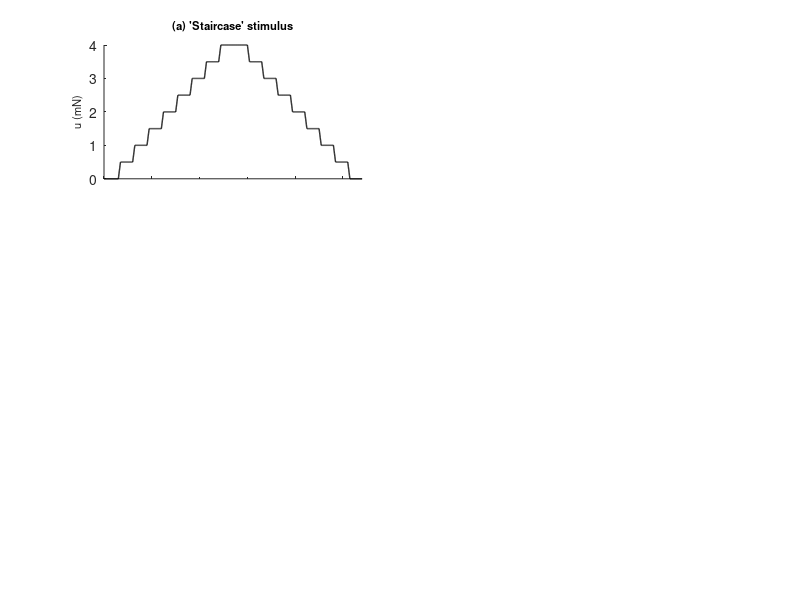

The MATLAB source for this figure: (Note: this script raises an error after producing the figure.)
% characterizeCockroach
% Nicholas Szczecinski
% Department of Mechanical and Aerospace Engineering
% West Virginia University
% 2 April 2021

clear
close all
clc

dt = 1e-4;
t = (0:dt:3)';

numSteps = length(t);
tmax = max(t);

load('cockroachParams');
tau = cockroachParams.tau;
a = cockroachParams.a;
b = cockroachParams.b;
c = cockroachParams.c;
d = cockroachParams.d;

%% %%%%%%%%%%%%%%%%%%%%%%%%%%%%%%%%%%%%%%%%%%%
% QUANTIFY HYSTERESIS.
% PLOT FIGURE 5 FROM THE MANUSCRIPT.
%%%%%%%%%%%%%%%%%%%%%%%%%%%%%%%%%%%%%%%%%%%%%%%

th = (0:dt:27)';
uh = zeros(size(th));
duh = zeros(size(th));
Th = 1.5;
T3 = 0.2246927273;
Ah = 0.5;
Acurrent = 0;
Amax = 4;
rampUp = false;
rampDn = false;
ascending = true;
iStartTonic = NaN(size(th));
iEndTonic = NaN(size(th));
j = 1;
for i=2:length(th)
    if mod(th(i),Th) == 0
        
        iEndTonic(j) = i;
        
        j = j + 1;
        if ascending
            Acurrent = Acurrent + Ah;
            %start a new ramp
            rampUp = true;
            rampDn = false;
            if Acurrent > Amax
                Acurrent = Amax;
                rampUp = false;
                rampDn = false;
                ascending = false;
            end
        else
            Acurrent = Acurrent - Ah;
            rampDn = true;
            rampUp = false;
        end
    end
    
    if rampUp
        uh(i) = Acurrent - Ah + Ah/T3*mod(th(i),Th);
        duh(i) = Ah/T3;
        if uh(i) > Acurrent
            iStartTonic(j) = i;
            rampUp = false;
        end
    elseif rampDn
        uh(i) = Acurrent + Ah - Ah/T3*mod(th(i),Th);
        duh(i) = -Ah/T3;
        if uh(i) < Acurrent 
            iStartTonic(j) = i;
            rampDn = false;
        end
    else
        uh(i) = Acurrent;
    end
end

dsFactor = 100; %downsample by a factor of dsFactor

%Plot staircase stimulus
g = figure;
sp3 = subplot(6,2,[1,3]);
plot(downsample(th,dsFactor),downsample(uh,dsFactor),'k','linewidth',1)
ylabel('u (mN)','fontsize',8)
xlim([0,max(th)])
title({'(a) ''Staircase'' stimulus'},'Fontsize',8)
xticklabels([])
box off
drawnow

%Simulate response to the staircase
[yh,xh,dudt] = simulateMinusLowpassPL(uh,tau,th,a,b,c,d,0);
hold on

%Plot the response to the staircase in plain black (individual 'steps' will
%be added below).
sp1 = subplot(6,2,[5,7]);
plot(downsample(th,dsFactor),downsample(yh,dsFactor),'k','linewidth',.5)
hold on
xlim([0,max(th)])
ylabel('y (Hz)','fontsize',8);
title({'(b) Model response to ''staircase'' stimulus'},'Fontsize',8)
xticklabels([])
box off

%Calculate the response of the 'dynamics free' model, wherein y explicitly
%relies on du/dt.
yNoDyn = max(0,a/c*sign(dudt).*abs(dudt).^b + c*uh + d);
spNoDyn = subplot(6,2,[9,11]);
plot(downsample(th,dsFactor),downsample(yNoDyn,dsFactor),'k','linewidth',.5)
hold on
xlim([0,max(th)])
title('(c) Response of dynamics-free model','Fontsize',8)
xlabel('time (s)','fontsize',8)
ylabel('y (Hz)','fontsize',8);
box off

%Define a color scheme for plotting the response to each step.
colorGrad = parula(j-1);

avgAct = NaN(1,j-1);
avgForce = NaN(1,j-1);
avgNoDynAct = NaN(1,j-1);

for i=1:(j-1)
    if iEndTonic(i) > iStartTonic(i) && iStartTonic(i) > 0
        inds = (iStartTonic(i)+1):(iEndTonic(i)-1);
        avgAct(i) = mean(yh(inds));
        avgForce(i) = mean(uh(inds));
        
        %Plot the time following each step in color, over the plain black
        %response plot
        subplot(sp1)
        plot(downsample(th(inds),dsFactor),downsample(yh(inds),dsFactor),'color',colorGrad(i,:),'linewidth',2);
        
        avgNoDynAct(i) = mean(yNoDyn(inds));
        
        %Plot the time following each step in color, over the plain black
        %response plot
        subplot(spNoDyn)
        plot(downsample(th(inds),dsFactor),downsample(yNoDyn(inds),dsFactor),'color',colorGrad(i,:),'linewidth',2);
    end
end

%To simplify summary plots in Fig 5 D and E, remove points during which the
%average force was 0.
colorGrad(avgForce == 0,:) = [];
avgAct(avgForce == 0) = [];
avgNoDynAct(avgForce == 0) = [];
avgForce(avgForce == 0) = [];

%Boolean mask of steps for which the force increased to that level (as
%opposed to decreased).
increasing = [true,(diff(avgForce) > 0)];

%Plot summary of responses to reveal hysteresis
sph = subplot(6,2,2:2:6);
scatter(avgForce(increasing),avgAct(increasing),[],colorGrad(increasing,:),'^','filled')
hold on
scatter(avgForce(~increasing),avgAct(~increasing),[],colorGrad(~increasing,:),'v','filled')
title({'(d) Model response exhibits hysteresis upon repeated loading'},'Fontsize',8,'Position',[2,203,0])
ax = gca;
ax.YLim(1) = 0;
ax.XLim(1) = 0;
xticklabels([])
ylabel('y (Hz)','fontsize',8)
box on
ax.Position = [.57,.5568,.3347,.3344];

%Plot summary of responses to reveal hysteresis
spNoDynSummary = subplot(6,2,8:2:12);
scatter(avgForce(increasing),avgNoDynAct(increasing),[],colorGrad(increasing,:),'^','filled')
hold on
scatter(avgForce(~increasing),avgNoDynAct(~increasing),[],colorGrad(~increasing,:),'v','filled')
title({'(e) Without adaptation, hysteresis is not present'},'Fontsize',8,'Position',[2,202,0])
ax = gca;
ax.YLim(1) = 0;
ax.XLim(1) = 0;
ax.Position = [.57,.1063,.3347,.348]; 
box on

xlabel('u (mN)','fontsize',8)
ylabel('y (Hz)','fontsize',8)

sgtitle('Model Response to "Staircase" Stimulus Exhibits Hysteresis','Fontsize',10)
g.Position = [394.6000 157.8000 700.0000 500.0000];

%% %%%%%%%%%%%%%%%%%%%%%%%%%%%%%%%%%%%%%%%%%%%%%%%%%%%%%%%%%%%%%%
% CHARACTERIZE SENSITIVITY TO STIMULUS AMPLITUDE AND OFFSET
% PLOT FIGURE 3 FROM THE MANUSCRIPT
%%%%%%%%%%%%%%%%%%%%%%%%%%%%%%%%%%%%%%%%%%%%%%%%%%%%%%%%%%%%%%%%

hStepAndRate = figure;

amplitudes = [0.6;1.3;1.9;2.8];
numAmplitudes = length(amplitudes);
durations = [0.7;0.6;0.5;0.4;0.3;0.2;0.1;0.05;0.02];
numDurations = length(durations);
rate = NaN(numAmplitudes,numDurations);
maxFreq = NaN(numAmplitudes,numDurations);
meanFreq = NaN(numAmplitudes,numDurations);
lineColors = lines(4);
ratesExamplePlotIndex = 6;
for i=1:numAmplitudes
    A = amplitudes(i);
    for j=1:numDurations
        T = durations(j);
        uRelease = min(A/T*tOff,A);
        
        rate(i,j) = A/T;
        
        [y,x] = simulateMinusLowpassPL(uRelease,tau,tOff,a,b,c,d,0);
        maxFreq(i,j) = max(y);
        meanFreq(i,j) = mean(y(tOff >= T));
        
        if j == ratesExamplePlotIndex
            subplot(4,2,2*i-1)
            plot(tOff,100*uRelease,'k','linewidth',1)
            hold on
            plot(tOff,y,'color',lineColors(i,:),'linewidth',1)
            ylim([0,400])
            xlim([0,1.5])
            box off
            if i < 4
                xticks([])
            else
                xlabel('time (sec)','FontSize',8)
            end
        end
    end
end

mkrCell = {'s','o','^','d'};
fillVec = [false,true,false,true];


xmin = 0.5;
xmax = 40;
xlims = [xmin;xmax];
sp = NaN(4,1);
slopes = NaN(4,1);
legLabels = cell(1,4);

subplot(4,2,2:2:8)
hold on
for i=1:numAmplitudes
    %Only keep trials where the rate is between 0.5 and 40 mN/sec. Otherwise,
    %ignore them.
    bm = (rate(i,:) >= xmin & rate(i,:) <= xmax);
    
    B = [log10(rate(i,bm)'),ones(size(rate(i,bm)'))];
    C = log10(maxFreq(i,bm)');
    fitCoeffs = (B'*B)^-1*B'*C;
    slopes(i) = fitCoeffs(1);
    
    testDomain = [log10(xlims),[1;1]];
    
    plot(10.^testDomain(:,1),10.^(testDomain*fitCoeffs),'color',lineColors(i,:));
    hold on
    drawnow
    
    if fillVec(i)
        scatter(rate(i,ratesExamplePlotIndex),maxFreq(i,ratesExamplePlotIndex),72,mkrCell{i},'k')
        hold on
        sp(i) = scatter(rate(i,bm),maxFreq(i,bm),mkrCell{i},'filled','MarkerFaceColor',lineColors(i,:));
    else
        scatter(rate(i,ratesExamplePlotIndex),maxFreq(i,ratesExamplePlotIndex),72,mkrCell{i},'k')
        hold on
        sp(i) = scatter(rate(i,bm),maxFreq(i,bm),mkrCell{i},'filled','MarkerFaceColor','w','MarkerEdgeColor',lineColors(i,:));
    end
    legLabels{i} = sprintf('%1.1f mN amplitude (k = %0.2f)',amplitudes(i),slopes(i));
end
ax = gca;
ax.XScale = 'log';
ax.YScale = 'log';
ylim([10,1000])
xlim(xlims)
xlabel('Rate of change of force, du/dt (mN/sec)','FontSize',8)
ylabel('Maximum discharge (Hz)','FontSize',8)
hStepAndRate.Position(3) = 700;
hStepAndRate.Position(4) = 300;
ax.Position(2) = .16;
ax.Position(4) = .69;
box on

legend(sp,legLabels,'location','southeast','fontsize',8)

%% %%%%%%%%%%%%%%%%%%%%%%%%%%%%%%%%%%%%%%%%%%%%%%%%%%%%%%%%%%%%%%
% RESPONSE TO RAMPS WITH VARIOUS OFFSETS
%%%%%%%%%%%%%%%%%%%%%%%%%%%%%%%%%%%%%%%%%%%%%%%%%%%%%%%%%%%%%%%%

hOffset2 = figure;

offsets = -[0;-0.2;-0.4;-0.6];
offsets = [0.1;0.7;1.3;1.5];
A = 1;
numOffsets = length(offsets);
durations = [0.7;0.6;0.5;0.4;0.3;0.2;0.1;0.05;0.02];
numDurations = length(durations);
rate = NaN(numOffsets,numDurations);
maxFreq = NaN(numOffsets,numDurations);
meanFreq = NaN(numOffsets,numDurations);
lineColors = lines(4);
tOnset = 0.5;
offsetRateExamplePlotIndex = 6;
for i=1:numOffsets
    B = abs(offsets(i));
    sB = sign(offsets(i));
    for j=1:numDurations
        T = durations(j);
       
        uRelease = sB*B + min(max(0,A/T*(t-tOnset)),A);
        
        rate(i,j) = A/T;
        
        [y,x] = simulateMinusLowpassPL(uRelease,tau,t,a,b,c,d,sB*B);
        maxFreq(i,j) = max(y);
        meanFreq(i,j) = mean(y(t >= tOnset+T));
        
        if j == offsetRateExamplePlotIndex
            subplot(4,2,2*i-1)
            plot(t,100*uRelease,'k','linewidth',1)
            hold on
            plot(t,y,'color',lineColors(i,:),'linewidth',1)
            ylim([0,250])
            xlim([0,1.5])
            box off
            if i < 4
                xticks([])
            else
                xlabel('time (sec)','FontSize',8)
            end
        end
    end
end

mkrCell = {'s','o','^','d'};
fillVec = [false,true,false,true];


xmin = 0.5;
xmax = 40;
xlims = [xmin;xmax];
sp = NaN(4,1);
slopes = NaN(4,1);
legLabels = cell(1,4);

subplot(4,2,2:2:8)
hold on
for i=1:numOffsets
    %Only keep trials where the rate is between 0.5 and 40 mN/sec. Otherwise,
    %ignore them.
    bm = (rate(i,:) >= xmin & rate(i,:) <= xmax);
    
    B = [log10(rate(i,bm)'),ones(size(rate(i,bm)'))];
    C = log10(maxFreq(i,bm)');
    fitCoeffs = (B'*B)^-1*B'*C;
    slopes(i) = fitCoeffs(1);
    
    testDomain = [log10(xlims),[1;1]];
    
    plot(10.^testDomain(:,1),10.^(testDomain*fitCoeffs),'color',lineColors(i,:));
    hold on
    drawnow
    
    if fillVec(i)
        scatter(rate(i,offsetRateExamplePlotIndex),maxFreq(i,offsetRateExamplePlotIndex),72,mkrCell{i},'k')
        hold on
        sp(i) = scatter(rate(i,bm),maxFreq(i,bm),mkrCell{i},'filled','MarkerFaceColor',lineColors(i,:));
    else
        scatter(rate(i,offsetRateExamplePlotIndex),maxFreq(i,offsetRateExamplePlotIndex),72,mkrCell{i},'k')
        hold on
        sp(i) = scatter(rate(i,bm),maxFreq(i,bm),mkrCell{i},'filled','MarkerFaceColor','w','MarkerEdgeColor',lineColors(i,:));
    end
    legLabels{i} = sprintf('%1.1f mN offset (k = %0.2f)',offsets(i),slopes(i));
end
ax = gca;
ax.XScale = 'log';
ax.YScale = 'log';
ylim([10,1000])
xlim(xlims)
xlabel('Rate of change of force, du/dt (mN/sec)','FontSize',8)
ylabel('Maximum discharge (Hz)','FontSize',8)
hOffset2.Position(3) = 700;
hOffset2.Position(4) = 300;
ax.Position(2) = .16;
ax.Position(4) = .69;
box on

legend(sp,legLabels,'location','southeast','fontsize',8)

%% %%%%%%%%%%%%%%%%%%%%%%%%%%%%%%%%%%%%%%%%%%%%%%%%%%%%%%%%%%%%%%
% DISCHARGE DECAYS OVER TIME ACCORDING TO A POWERLAW
% PLOT FIGURE 4
%%%%%%%%%%%%%%%%%%%%%%%%%%%%%%%%%%%%%%%%%%%%%%%%%%%%%%%%%%%%%%%%

hDecay = figure;
tDecay = [0;logspace(-4,2,1000)'];
A = .1*[1;2;3;4];

for i=1:4
    uRelease = A(i)+zeros(size(tDecay));

    [y,x] = simulateMinusLowpassPL(uRelease,tau,tDecay,a,b,0,0,0);

    beta = 1-b;
    s = 1/beta;
    B = (-beta)^(1/beta);
    delta_t = tau*(A(i)/B)^(1-b);
    xh = B*((tDecay+delta_t)/tau).^s;

    yExact = a*(xh); % + c*A(i) + d;

    subplot(4,2,2*i-1)
    plot(tDecay+delta_t,y,'k','linewidth',1);
    hold on
    plot(tDecay+delta_t,yExact,':','linewidth',1+(i-1)/2,'color',lineColors(i,:))
    xlim([0,2])
    box off
    if i == 4
        xlabel('time (s)','fontsize',8)
    else
        xticks([])
    end
    
    ax = subplot(4,2,2:2:8);
    plTemp = plot(tDecay+delta_t,y,'k','linewidth',1);
    hold on
    if i == 1
        plVec(1) = plTemp;
        plVec(2) = plot([1,2],[1,2],'linestyle','none');
    end
    plVec(i+2) = plot(tDecay+delta_t,yExact,':','linewidth',1+(i-1)/2,'color',lineColors(i,:)); %#ok<SAGROW>
    xlim([1e-2,max(tDecay+delta_t)])
    if i == 4
        xlabel('time (s)','fontsize',8)
        ylabel('discharge rate, y (Hz)','fontsize',8)
    end
    box on
end
ax.XScale = 'log';
ax.YScale = 'log';
ax.Position(2) = .16;
ax.Position(4) = .69;
legend(plVec,{'simulated responses','analytical responses:','A = 0.1 mN','A = 0.2 mN','A = 0.3 mN','A = 0.4 mN'},'fontsize',8,'location','southwest')

hDecay.Position(3) = 700;
hDecay.Position(4) = 300;




